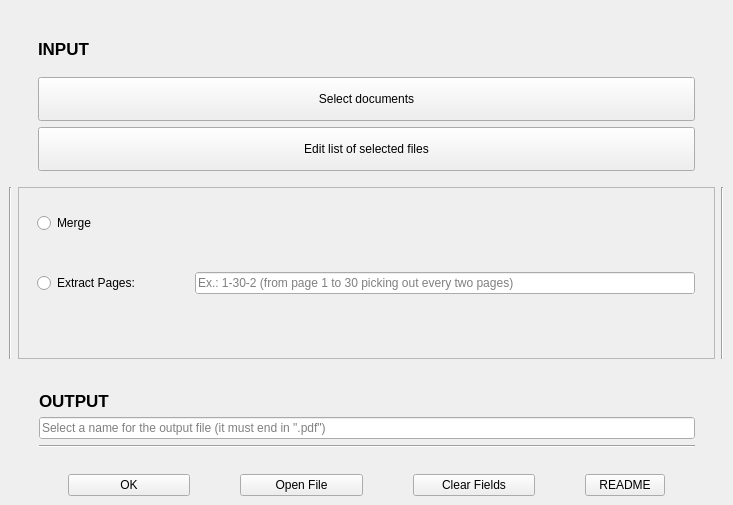
<?xml version="1.0" encoding="UTF-8"?>
<ui version="4.0">
 <class>MainWindow</class>
 <widget class="QMainWindow" name="MainWindow">
  <property name="geometry">
   <rect>
    <x>0</x>
    <y>0</y>
    <width>733</width>
    <height>505</height>
   </rect>
  </property>
  <property name="minimumSize">
   <size>
    <width>733</width>
    <height>497</height>
   </size>
  </property>
  <property name="windowTitle">
   <string>MainWindow</string>
  </property>
  <widget class="QWidget" name="centralwidget">
   <layout class="QGridLayout" name="gridLayout">
    <item row="1" column="1">
     <widget class="QFrame" name="frame">
      <property name="sizePolicy">
       <sizepolicy hsizetype="MinimumExpanding" vsizetype="Expanding">
        <horstretch>0</horstretch>
        <verstretch>0</verstretch>
       </sizepolicy>
      </property>
      <property name="frameShape">
       <enum>QFrame::StyledPanel</enum>
      </property>
      <property name="frameShadow">
       <enum>QFrame::Raised</enum>
      </property>
      <layout class="QGridLayout" name="gridLayout_4">
       <property name="topMargin">
        <number>25</number>
       </property>
       <property name="bottomMargin">
        <number>25</number>
       </property>
       <property name="spacing">
        <number>0</number>
       </property>
       <item row="1" column="0">
        <widget class="QRadioButton" name="extractPages">
         <property name="sizePolicy">
          <sizepolicy hsizetype="Fixed" vsizetype="MinimumExpanding">
           <horstretch>0</horstretch>
           <verstretch>0</verstretch>
          </sizepolicy>
         </property>
         <property name="maximumSize">
          <size>
           <width>149</width>
           <height>16777215</height>
          </size>
         </property>
         <property name="baseSize">
          <size>
           <width>200</width>
           <height>0</height>
          </size>
         </property>
         <property name="text">
          <string>Extract Pages:  </string>
         </property>
         <attribute name="buttonGroup">
          <string notr="true">options</string>
         </attribute>
        </widget>
       </item>
       <item row="1" column="1">
        <widget class="QLineEdit" name="rangePages">
         <property name="sizePolicy">
          <sizepolicy hsizetype="Minimum" vsizetype="Fixed">
           <horstretch>0</horstretch>
           <verstretch>0</verstretch>
          </sizepolicy>
         </property>
         <property name="maximumSize">
          <size>
           <width>500</width>
           <height>16777215</height>
          </size>
         </property>
         <property name="autoFillBackground">
          <bool>true</bool>
         </property>
         <property name="inputMask">
          <string/>
         </property>
         <property name="placeholderText">
          <string>Ex.: 1-30-2 (from page 1 to 30 picking out every two pages)</string>
         </property>
        </widget>
       </item>
       <item row="0" column="0" colspan="2">
        <widget class="QRadioButton" name="mergeDocs">
         <property name="sizePolicy">
          <sizepolicy hsizetype="Minimum" vsizetype="Minimum">
           <horstretch>0</horstretch>
           <verstretch>0</verstretch>
          </sizepolicy>
         </property>
         <property name="text">
          <string>Merge</string>
         </property>
         <attribute name="buttonGroup">
          <string notr="true">options</string>
         </attribute>
        </widget>
       </item>
      </layout>
     </widget>
    </item>
    <item row="2" column="1">
     <layout class="QVBoxLayout" name="verticalLayout_2">
      <property name="leftMargin">
       <number>21</number>
      </property>
      <property name="topMargin">
       <number>26</number>
      </property>
      <property name="rightMargin">
       <number>20</number>
      </property>
      <property name="bottomMargin">
       <number>20</number>
      </property>
      <item>
       <widget class="QLabel" name="outputLabel">
        <property name="sizePolicy">
         <sizepolicy hsizetype="Preferred" vsizetype="Fixed">
          <horstretch>0</horstretch>
          <verstretch>0</verstretch>
         </sizepolicy>
        </property>
        <property name="font">
         <font>
          <pointsize>13</pointsize>
          <weight>75</weight>
          <bold>true</bold>
         </font>
        </property>
        <property name="autoFillBackground">
         <bool>false</bool>
        </property>
        <property name="text">
         <string>OUTPUT</string>
        </property>
        <property name="textFormat">
         <enum>Qt::AutoText</enum>
        </property>
        <property name="scaledContents">
         <bool>true</bool>
        </property>
        <property name="alignment">
         <set>Qt::AlignLeading|Qt::AlignLeft|Qt::AlignTop</set>
        </property>
        <property name="wordWrap">
         <bool>true</bool>
        </property>
        <property name="margin">
         <number>2</number>
        </property>
        <property name="indent">
         <number>0</number>
        </property>
        <property name="buddy">
         <cstring>outputName</cstring>
        </property>
       </widget>
      </item>
      <item>
       <widget class="QLineEdit" name="outputName">
        <property name="font">
         <font>
          <weight>50</weight>
          <italic>false</italic>
          <bold>false</bold>
         </font>
        </property>
        <property name="layoutDirection">
         <enum>Qt::LeftToRight</enum>
        </property>
        <property name="autoFillBackground">
         <bool>true</bool>
        </property>
        <property name="text">
         <string/>
        </property>
        <property name="placeholderText">
         <string>Select a name for the output file (it must end in &quot;.pdf&quot;)</string>
        </property>
       </widget>
      </item>
      <item>
       <widget class="Line" name="line">
        <property name="orientation">
         <enum>Qt::Horizontal</enum>
        </property>
       </widget>
      </item>
     </layout>
    </item>
    <item row="1" column="0">
     <widget class="Line" name="line_2">
      <property name="orientation">
       <enum>Qt::Vertical</enum>
      </property>
     </widget>
    </item>
    <item row="3" column="1">
     <layout class="QHBoxLayout" name="horizontalLayout_5">
      <property name="spacing">
       <number>50</number>
      </property>
      <property name="leftMargin">
       <number>50</number>
      </property>
      <property name="rightMargin">
       <number>50</number>
      </property>
      <item>
       <widget class="QPushButton" name="OK">
        <property name="sizePolicy">
         <sizepolicy hsizetype="MinimumExpanding" vsizetype="Minimum">
          <horstretch>0</horstretch>
          <verstretch>0</verstretch>
         </sizepolicy>
        </property>
        <property name="text">
         <string>OK</string>
        </property>
       </widget>
      </item>
      <item>
       <widget class="QPushButton" name="openFile">
        <property name="sizePolicy">
         <sizepolicy hsizetype="MinimumExpanding" vsizetype="Minimum">
          <horstretch>0</horstretch>
          <verstretch>0</verstretch>
         </sizepolicy>
        </property>
        <property name="text">
         <string>Open File</string>
        </property>
       </widget>
      </item>
      <item>
       <widget class="QPushButton" name="clearFields">
        <property name="sizePolicy">
         <sizepolicy hsizetype="MinimumExpanding" vsizetype="Minimum">
          <horstretch>0</horstretch>
          <verstretch>0</verstretch>
         </sizepolicy>
        </property>
        <property name="text">
         <string>Clear Fields</string>
        </property>
       </widget>
      </item>
      <item>
       <widget class="QPushButton" name="readmeFile">
        <property name="text">
         <string>README</string>
        </property>
       </widget>
      </item>
     </layout>
    </item>
    <item row="0" column="1">
     <layout class="QGridLayout" name="gridLayout_2">
      <property name="leftMargin">
       <number>20</number>
      </property>
      <property name="topMargin">
       <number>18</number>
      </property>
      <property name="rightMargin">
       <number>20</number>
      </property>
      <property name="bottomMargin">
       <number>10</number>
      </property>
      <property name="horizontalSpacing">
       <number>6</number>
      </property>
      <item row="1" column="0">
       <widget class="QPushButton" name="selectDocs">
        <property name="sizePolicy">
         <sizepolicy hsizetype="Minimum" vsizetype="MinimumExpanding">
          <horstretch>0</horstretch>
          <verstretch>0</verstretch>
         </sizepolicy>
        </property>
        <property name="text">
         <string>Select documents</string>
        </property>
       </widget>
      </item>
      <item row="0" column="0">
       <widget class="QLabel" name="inputLabel">
        <property name="sizePolicy">
         <sizepolicy hsizetype="Ignored" vsizetype="MinimumExpanding">
          <horstretch>0</horstretch>
          <verstretch>0</verstretch>
         </sizepolicy>
        </property>
        <property name="font">
         <font>
          <pointsize>13</pointsize>
          <weight>75</weight>
          <bold>true</bold>
         </font>
        </property>
        <property name="frameShadow">
         <enum>QFrame::Plain</enum>
        </property>
        <property name="lineWidth">
         <number>0</number>
        </property>
        <property name="midLineWidth">
         <number>0</number>
        </property>
        <property name="text">
         <string>INPUT</string>
        </property>
        <property name="scaledContents">
         <bool>true</bool>
        </property>
        <property name="alignment">
         <set>Qt::AlignLeading|Qt::AlignLeft|Qt::AlignVCenter</set>
        </property>
        <property name="wordWrap">
         <bool>true</bool>
        </property>
        <property name="margin">
         <number>10</number>
        </property>
        <property name="indent">
         <number>0</number>
        </property>
       </widget>
      </item>
      <item row="2" column="0">
       <widget class="QPushButton" name="editListOfDocs">
        <property name="sizePolicy">
         <sizepolicy hsizetype="Minimum" vsizetype="MinimumExpanding">
          <horstretch>0</horstretch>
          <verstretch>0</verstretch>
         </sizepolicy>
        </property>
        <property name="text">
         <string>Edit list of selected files</string>
        </property>
       </widget>
      </item>
     </layout>
    </item>
    <item row="1" column="2">
     <widget class="Line" name="line_3">
      <property name="orientation">
       <enum>Qt::Vertical</enum>
      </property>
     </widget>
    </item>
   </layout>
  </widget>
 </widget>
 <resources/>
 <connections/>
 <buttongroups>
  <buttongroup name="options"/>
 </buttongroups>
</ui>
